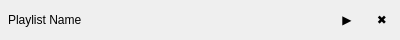
<?xml version="1.0" encoding="UTF-8"?>
<ui version="4.0">
 <class>PlaylistItem</class>
 <widget class="QWidget" name="PlaylistItem">
  <property name="geometry">
   <rect>
    <x>0</x>
    <y>0</y>
    <width>400</width>
    <height>40</height>
   </rect>
  </property>
  <property name="minimumSize">
   <size>
    <width>0</width>
    <height>40</height>
   </size>
  </property>
  <layout class="QHBoxLayout" name="horizontalLayout">
   <property name="spacing">
    <number>5</number>
   </property>
   <property name="leftMargin">
    <number>3</number>
   </property>
   <property name="topMargin">
    <number>5</number>
   </property>
   <property name="rightMargin">
    <number>3</number>
   </property>
   <property name="bottomMargin">
    <number>5</number>
   </property>
   <item>
    <widget class="QPushButton" name="playlist_button">
     <property name="minimumSize">
      <size>
       <width>0</width>
       <height>30</height>
      </size>
     </property>
     <property name="maximumSize">
      <size>
       <width>16777215</width>
       <height>30</height>
      </size>
     </property>
     <property name="styleSheet">
      <string notr="true">QPushButton {
  text-align: left;
  border: none;
  padding: 5px;
}
QPushButton:hover {
  background-color: rgba(255, 255, 255, 0.1);
}</string>
     </property>
     <property name="text">
      <string>Playlist Name</string>
     </property>
    </widget>
   </item>
   <item>
    <widget class="QPushButton" name="play_button">
     <property name="minimumSize">
      <size>
       <width>30</width>
       <height>0</height>
      </size>
     </property>
     <property name="maximumSize">
      <size>
       <width>30</width>
       <height>16777215</height>
      </size>
     </property>
     <property name="styleSheet">
      <string notr="true">QPushButton {
  border: none;
  padding: 5px;
}
QPushButton:hover {
  background-color: rgba(0, 255, 0, 0.2);
}</string>
     </property>
     <property name="text">
      <string>▶</string>
     </property>
    </widget>
   </item>
   <item>
    <widget class="QPushButton" name="delete_button">
     <property name="minimumSize">
      <size>
       <width>30</width>
       <height>0</height>
      </size>
     </property>
     <property name="maximumSize">
      <size>
       <width>30</width>
       <height>16777215</height>
      </size>
     </property>
     <property name="styleSheet">
      <string notr="true">QPushButton {
  border: none;
  padding: 5px;
}
QPushButton:hover {
  background-color: rgba(255, 0, 0, 0.2);
}</string>
     </property>
     <property name="text">
      <string>✖</string>
     </property>
    </widget>
   </item>
  </layout>
 </widget>
 <resources/>
 <connections/>
</ui>
